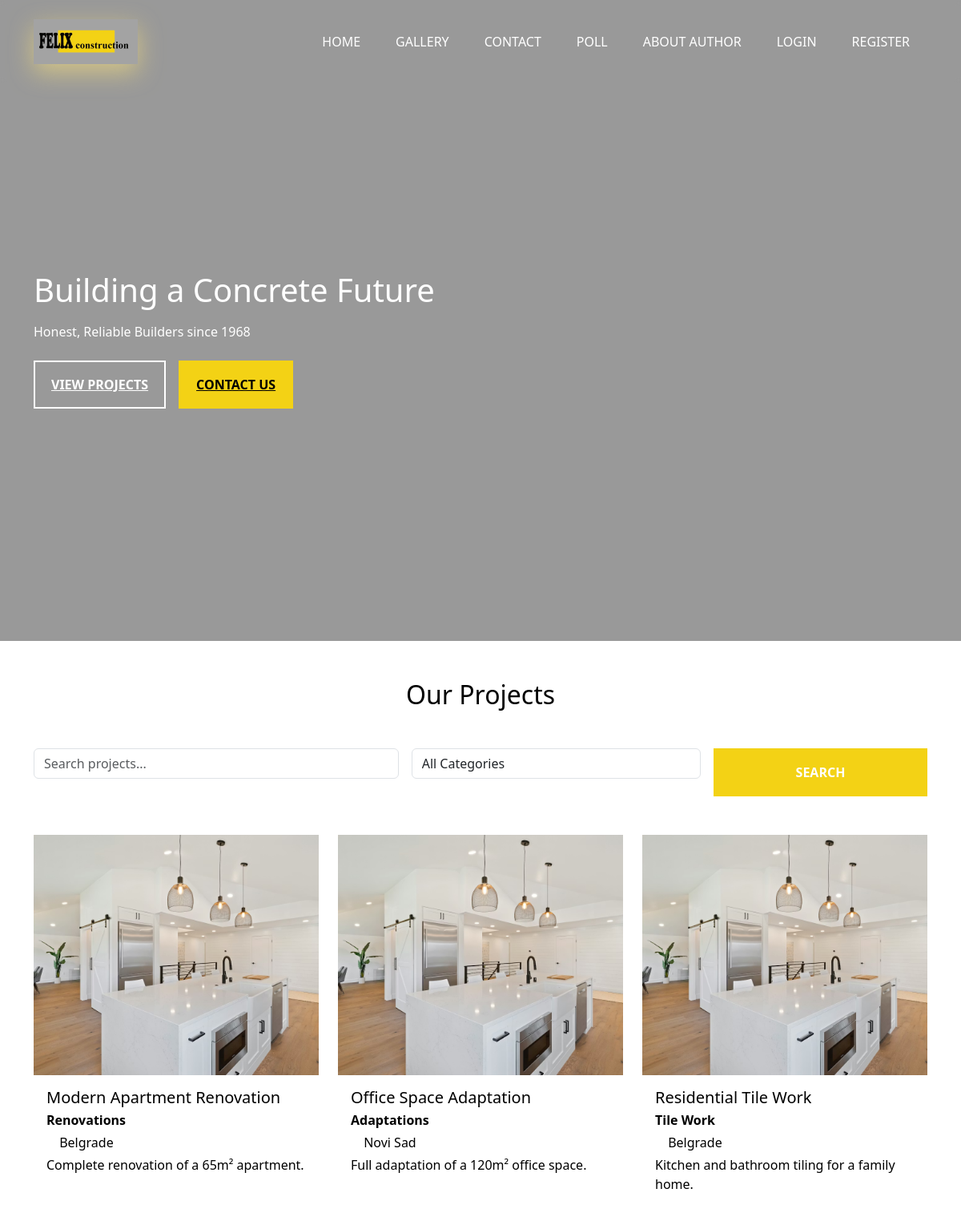
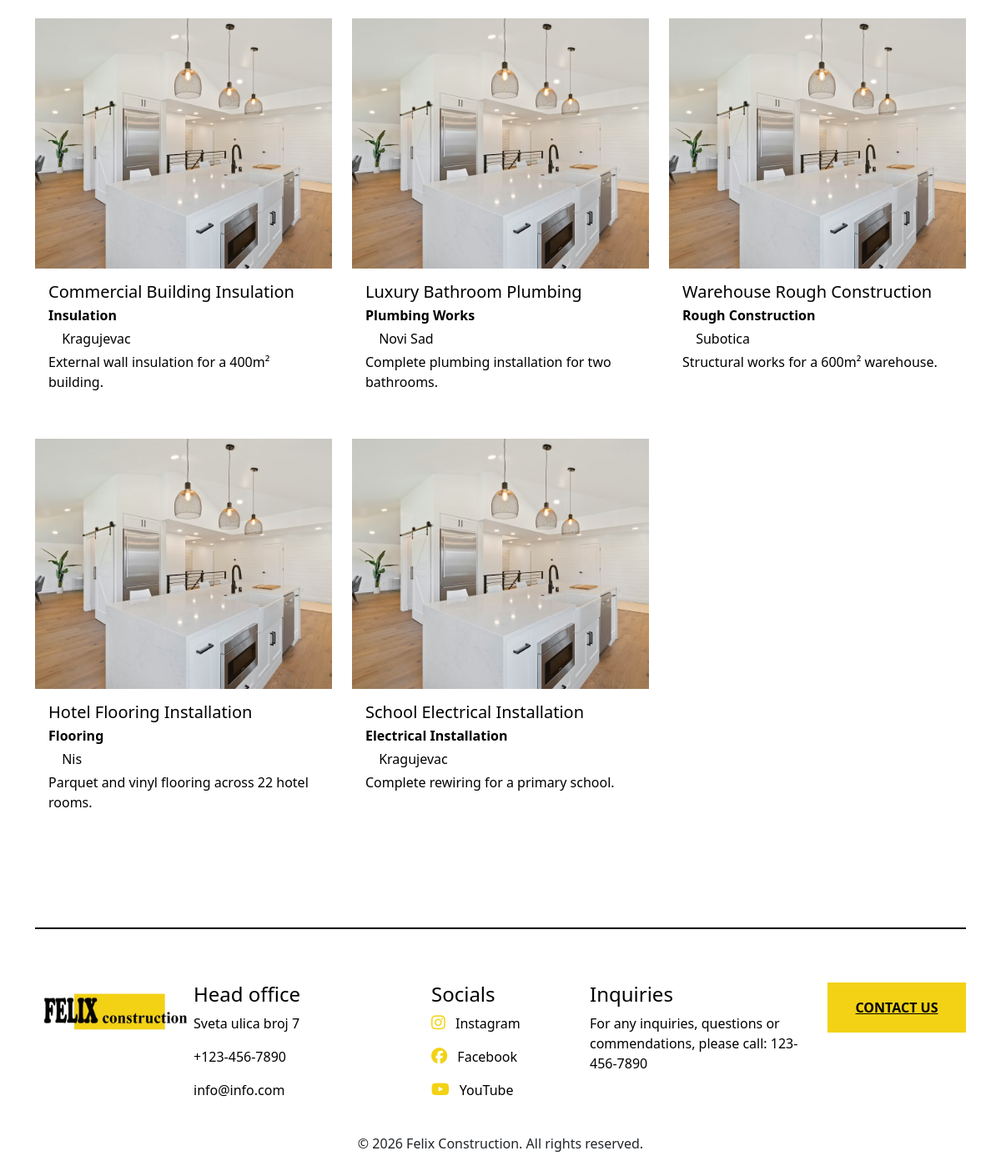
/gallery.php, run on the app's committed database (2 pictures, top to bottom).
### tables this page shows
CREATE TABLE `navigation` (
  `id` int(11) NOT NULL,
  `text` varchar(100) NOT NULL,
  `url` varchar(255) NOT NULL,
  `position` int(11) DEFAULT 0,
  `active` tinyint(1) DEFAULT 1
);

CREATE TABLE `projects` (
  `id` int(11) NOT NULL,
  `title` varchar(255) NOT NULL,
  `category` varchar(100) NOT NULL,
  `location` varchar(100) NOT NULL,
  `image` varchar(255) DEFAULT NULL,
  `description` text DEFAULT NULL,
  `active` tinyint(1) DEFAULT 1,
  `created_at` timestamp NOT NULL DEFAULT current_timestamp()
);

### gallery.php (the view, shortened to what this page needs)
<?php
require_once 'includes/header.php';
function formatCategory($category) {
    $categories = [
        'renovations' => 'Renovations',
        'adaptations' => 'Adaptations',
        'tilework' => 'Tile Work',
        'insulation' => 'Insulation',
        'plumbing' => 'Plumbing Works',
        'roughConstruction' => 'Rough Construction',
        'flooring' => 'Flooring',
        'electrical' => 'Electrical Installation'
    ];
    return $categories[$category] ?? $category;
}
$search = trim($_GET['search'] ?? '');
$sql = "SELECT * FROM projects WHERE active = 1";
$params = [];
$sql .= " ORDER BY created_at DESC";
try {
    $stmt = $db->prepare($sql);
    $stmt->execute($params);
    $projects = $stmt->fetchAll();
} catch (PDOException $e) {
    $projects = [];
    $error = "Greška pri učitavanju projekata.";
}
?>
<section class="container-fluid py-5 gallery-section">
    <div class="container">
        <h2 class="text-center mb-5 crna-slova ">Our Projects</h2>
        <form method="GET" class="row g-3 mb-5">
            <div class="col-12 col-md-5">
                <input type="text" name="search" class="form-control"
                    placeholder="Search projects..."
                    value="<?php echo htmlspecialchars($search); ?>">
            </div>
            <div class="col-12 col-md-4">
                <select name="category" class="form-control">
                    <option value="">All Categories</option>
                </select>
            </div>
            <div class="col-12 col-md-3">
                <button type="submit" class="btn-custom btn-yellow w-100">Search</button>
            </div>
        </form>
        <?php if (isset($error)): ?>
            <p class="text-danger"><?php echo $error; ?></p>
        <?php elseif (empty($projects)): ?>
            <p class="text-center crna-slova">No projects found.</p>
        <?php else: ?>
            <div class="row g-4">
                <?php foreach ($projects as $project): ?>
                    <div class="col-12 col-md-4">
                        <div class="project-card">
                            <div class="project-item project-tall">
                                <img src="/WEB_SAJTOVI_PHP/felix_php/uploads/<?php echo htmlspecialchars($project['image']); ?>"
                                    alt="<?php echo htmlspecialchars($project['title']); ?>"
                                    class="project-image"
                                    onerror="this.src='/WEB_SAJTOVI_PHP/felix_php/images/indexslika1.jpg'">
                            </div>
                            <div class="p-3 bg-white">
                                <h5 class="crna-slova mb-1"><?php echo htmlspecialchars($project['title']); ?></h5>
                                <p class="crna-slova mb-1"><strong class="crna-slova"><?php echo formatCategory($project['category']); ?></strong></p>
                                <p class="crna-slova mb-1"><i class="fas fa-map-marker-alt"></i> <?php echo htmlspecialchars($project['location']); ?></p>
                                <p class="crna-slova"><?php echo htmlspecialchars($project['description']); ?></p>
                            </div>
                        </div>
                    </div>
                <?php endforeach; ?>
            </div>
        <?php endif; ?>
    </div>
</section>
<?php require_once 'includes/footer.php'; ?>

### includes/header.php (shortened to what this page needs)
<?php
require_once __DIR__ . '/db.php';
$stmt = $db->prepare("SELECT * FROM navigation WHERE active = 1 ORDER BY position ASC");
$stmt->execute();
$navLinks = $stmt->fetchAll();
?>
<!DOCTYPE html>
<html lang="en">
<head>
    <link rel='stylesheet' type='text/css' href='/WEB_SAJTOVI_PHP/felix_php/css/style.css'>
    <link rel='stylesheet' type='text/css' href='/WEB_SAJTOVI_PHP/felix_php/css/responsive.css'>
    <link rel="stylesheet" href="https://cdn.jsdelivr.net/npm/intl-tel-input@23/build/css/intlTelInput.css">
    <link href="https://cdn.jsdelivr.net/npm/bootstrap@5.3.0-alpha3/dist/css/bootstrap.min.css" rel="stylesheet"
 />
    <link rel="stylesheet" href="https://cdn.jsdelivr.net/npm/bootstrap-icons@1.10.5/font/bootstrap-icons.css" />
    <link href="https://cdnjs.cloudflare.com/ajax/libs/font-awesome/6.5.2/css/all.min.css" rel="stylesheet" />
</head>
<body>
    <section id="headerrr" class="video-bg">
        <video autoplay muted loop class="video-bg__content">
            <source src="/WEB_SAJTOVI_PHP/felix_php/video/12956438-uhd_2560_1440_30fps.mp4" type="video/mp4">
        </video>
        <header class="container-fluid navbar-light mutna-pozadina p-3">
            <nav class="navbar navbar-expand-lg">
                <div class="container">
                    <a href="/WEB_SAJTOVI_PHP/felix_php/index.php" class="navbar-brand text-white box-shadow">
                        <img src="/WEB_SAJTOVI_PHP/felix_php/images/image-removebg-preview.png" alt="Logo" width="130">
                    </a>
                    <div class="navbar-collapse collapse" id="nekiokvir">
                        <ul class="navbar-nav text-uppercase ms-auto text-white">
                            <?php foreach ($navLinks as $link): ?>
                                <li class="nav-item beliOkvir">
                                    <a href="<?php echo $link['url']; ?>" class="nav-link text-white">
                                        <?php echo $link['text']; ?>
                                    </a>
                                </li>
                            <?php endforeach; ?>
                            <?php if (isset($_SESSION['user_id'])): ?>
                                <?php if ($_SESSION['user_role'] === 'admin'): ?>
                                    <li class="nav-item beliOkvir">
                                        <a href="/WEB_SAJTOVI_PHP/felix_php/admin/index.php" class="nav-link text-white">Admin</a>
                                    </li>
                                <?php endif; ?>
                                <li class="nav-item beliOkvir">
                                    <a href="/WEB_SAJTOVI_PHP/felix_php/logout.php" class="nav-link text-white">Logout</a>
                                </li>
                            <?php else: ?>
                                <li class="nav-item beliOkvir">
                                    <a href="/WEB_SAJTOVI_PHP/felix_php/login.php" class="nav-link text-white">Login</a>
                                </li>
                                <li class="nav-item beliOkvir">
                                    <a href="/WEB_SAJTOVI_PHP/felix_php/register.php" class="nav-link text-white">Register</a>
                                </li>
                            <?php endif; ?>
                        </ul>
                    </div>
                </div>
            </nav>
        </header>
        <div class="container">
            <div class="row min-vh-80 d-flex align-items-center">
                <div class="col-12">
                    <div class="sadrzaj-text">
                        <h1 class="mb-3">Building a Concrete Future</h1>
                        <p class="mb-4">Honest, Reliable Builders since 1968</p>
                        <div class="d-flex flex-column flex-sm-row gap-3">
                            <a href="/WEB_SAJTOVI_PHP/felix_php/gallery.php" class="btn-custom btn-outline">View Projects</a>
                            <a href="/WEB_SAJTOVI_PHP/felix_php/contact.php" class="btn-custom btn-yellow">Contact Us</a>
                        </div>
                    </div>
                </div>
            </div>
        </div>
    </section>

### includes/footer.php (shortened to what this page needs)
<section class="container-fluid">
    <footer class="container">
        <div class="row py-4">
            <div class="col-12 py-4">
                <p class="crna-linija2"></p>
            </div>
            <div class="col-12">
                <div class="row py-4">
                    <div class="col-12 col-md-6 col-lg-2 mb-3 mb-lg-0">
                        <a href="/WEB_SAJTOVI_PHP/felix_php/index.php" class="text-white">
                            <img src="/WEB_SAJTOVI_PHP/felix_php/images/image-removebg-preview.png" alt="Logo" width="200">
                        </a>
                    </div>
                    <div class="col-12 col-md-6 col-lg-3 mb-3 mb-lg-0">
                        <h4 class="crna-slova">Head office</h4>
                        <p class="crna-slova">Sveta ulica broj 7</p>
                        <p class="crna-slova"><a href="tel:+1234567890">+123-456-7890</a></p>
                        <p class="crna-slova"><a href="mailto:info@info.com">info@info.com</a></p>
                    </div>
                    <div class="col-12 col-md-6 col-lg-2 mb-3 mb-lg-0">
                        <h4 class="crna-slova">Socials</h4>
                        <p class="crna-slova">
                            <a href="https://www.instagram.com/" class="social-link text-decoration-none text-reset">
                                <i class="fab fa-instagram zuta-slova"></i> Instagram
                            </a>
                        </p>
                        <p class="crna-slova">
                            <a href="https://www.facebook.com/" class="social-link text-decoration-none text-reset">
                                <i class="fab fa-facebook zuta-slova"></i> Facebook
                            </a>
                        </p>
                        <p class="crna-slova">
                            <a href="https://www.youtube.com/@sreckonenadovic9474" class="social-link text-decoration-none text-reset">
                                <i class="fab fa-youtube zuta-slova"></i> YouTube
                            </a>
                        </p>
                    </div>
                    <div class="col-12 col-md-6 col-lg-3 mb-3 mb-lg-0">
                        <h4 class="crna-slova">Inquiries</h4>
                        <p class="crna-slova">For any inquiries, questions or commendations, please call: 123-456-7890</p>
                    </div>
                    <div class="col-12 col-lg-2 text-center text-lg-start">
                        <a href="/WEB_SAJTOVI_PHP/felix_php/contact.php" class="btn-custom btn-yellow w-100">Contact Us</a>
                    </div>
                </div>
            </div>
            <div class="col-12">
                <p class="text-dark text-center">© 2026 Felix Construction. All rights reserved.</p>
            </div>
        </div>
    </footer>
</section>
</body>
</html>

### css/style.css (style rules this page uses)
* { padding: 0px; margin: 0px; color: white; box-sizing: border-box; }
.zuta-slova { color: #f3d215; }
.crna-slova { color: black !important; }
.crna-slova a { color: inherit; text-decoration: none; }
.box-shadow { box-shadow: 0 10px 30px rgba(237, 215, 127, 0.7); background-color: rgba(255, 255, 255, 0.1) }
.social-link i { margin-right: 8px; font-size: 1.2em; display: inline-block; }
.video-bg { position: relative; width: 100%; height: 100vh; overflow: hidden; }
.video-bg::before { content: ""; position: absolute; top: 0; left: 0; width: 100%; height: 100%; background-color: rgba(0, 0, 0, 0.4); z-index: 0; }
.video-bg__content { position: absolute; top: 50%; left: 50%; width: auto; height: 100%; min-width: 100%; min-height: 100%; transform: translate(-50%, -50%); z-index: -1; object-fit: cover; }
header { position: relative; z-index: 2; }
.sadrzaj-text { position: relative; z-index: 2; color: white; }
.beliOkvir .nav-link { color: white !important; }
.mutna-pozadina { background-color: rgba(255, 255, 255, 0.0); backdrop-filter: blur(3px); -webkit-backdrop-filter: blur(5px); }
.beliOkvir { padding: 6px 14px; background-color: rgba(255, 255, 255, 0); }
.btn-custom { padding: 15px 20px; font-size: 16px; font-weight: 600; border: none; cursor: pointer; transition: all 0.3s ease; text-transform: uppercase; text-align: center; min-height: 60px; display: flex; align-items: center; justify-content: center; }
.btn-outline { background-color: transparent; border: 2px solid white; color: white; }
.btn-yellow { background-color: #f3d215; color: black; border: 2px solid #f3d215; }
.min-vh-80 { min-height: 80vh; }
.container { display: flex; align-items: center; gap: 20px; }
.crna-linija2 { width: 100%; border-bottom: 2px solid black; padding-bottom: 10px; }
.project-item { position: relative; overflow: hidden; cursor: pointer; border-radius: 0; }
.project-tall { height: 300px; }
.project-image { width: 100%; height: 100%; object-fit: cover; transition: transform 0.5s ease; }
button[type="submit"].btn-yellow { color: white !important; }
.gallery-section .container { display: block !important; align-items: unset !important; gap: unset !important; }

### data on the page
navigation: text "HOME"
navigation: text "GALLERY"
navigation: text "CONTACT"
navigation: text "POLL"
navigation: text "ABOUT AUTHOR"
projects: title "Modern Apartment Renovation", category "Renovations", location "Belgrade", description "Complete renovation of a 65m² apartment."
projects: title "Office Space Adaptation", category "Adaptations", location "Novi Sad", description "Full adaptation of a 120m² office space."
projects: title "Residential Tile Work", category "Tile Work", location "Belgrade", description "Kitchen and bathroom tiling for a family home."
projects: title "Commercial Building Insulation", category "Insulation", location "Kragujevac", description "External wall insulation for a 400m² building."
projects: title "Luxury Bathroom Plumbing", category "Plumbing Works", location "Novi Sad", description "Complete plumbing installation for two bathrooms."
projects: title "Warehouse Rough Construction", category "Rough Construction", location "Subotica", description "Structural works for a 600m² warehouse."
projects: title "Hotel Flooring Installation", category "Flooring", location "Nis", description "Parquet and vinyl flooring across 22 hotel rooms."
projects: title "School Electrical Installation", category "Electrical Installation", location "Kragujevac", description "Complete rewiring for a primary school."
